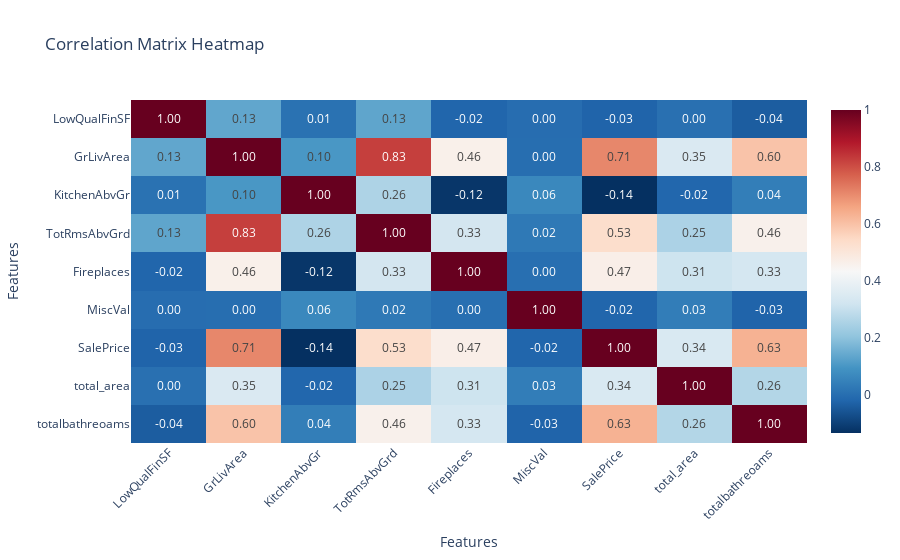

Notebook cell for this chart:
### Code cell
# the correlation matrix
corr_matrix = numerical_v2.corr(numeric_only=True)
# Convert it to long format for Plotly
corr_long = corr_matrix.reset_index().melt(id_vars='index')
corr_long.columns = ['Feature1', 'Feature2', 'Correlation']
# Create Plotly heatmap
fig = px.imshow(
    corr_matrix,
    text_auto='.2f',
    color_continuous_scale='RdBu_r',
    title='Correlation Matrix Heatmap',
    aspect='auto'
)

fig.update_layout(
    xaxis_title='Features',
    yaxis_title='Features',
    xaxis_tickangle=-45
)
fig.show()

### Figure 1 — Plotly figure (JSON) as saved in the notebook; plotly's stock layout.template omitted (floating-point values rounded to 4 significant figures)
{"data": [{"coloraxis": "coloraxis", "hovertemplate": "x: %{x}<br>y: %{y}<br>color: %{z}<extra></extra>", "name": "0", "texttemplate": "%{z:.2f}", "type": "heatmap", "x": ["LowQualFinSF", "GrLivArea", "KitchenAbvGr", "TotRmsAbvGrd", "Fireplaces", "MiscVal", "SalePrice", "total_area", "totalbathreoams"], "xaxis": "x", "y": ["LowQualFinSF", "GrLivArea", "KitchenAbvGr", "TotRmsAbvGrd", "Fireplaces", "MiscVal", "SalePrice", "total_area", "totalbathreoams"], "yaxis": "y", "z": [[1.0, 0.1347, 0.007522, 0.1312, -0.02127, -0.003793, -0.02561, 0.003444, -0.0412], [0.1347, 1.0, 0.1001, 0.8255, 0.4617, -0.002416, 0.7086, 0.3457, 0.5952], [0.007522, 0.1001, 1.0, 0.256, -0.1239, 0.06234, -0.1359, -0.01858, 0.03833], [0.1312, 0.8255, 0.256, 1.0, 0.3261, 0.02476, 0.5337, 0.2526, 0.4603], [-0.02127, 0.4617, -0.1239, 0.3261, 1.0, 0.001409, 0.4669, 0.3134, 0.3317], [-0.003793, -0.002416, 0.06234, 0.02476, 0.001409, 1.0, -0.02119, 0.03459, -0.02596], [-0.02561, 0.7086, -0.1359, 0.5337, 0.4669, -0.02119, 1.0, 0.3435, 0.6317], [0.003444, 0.3457, -0.01858, 0.2526, 0.3134, 0.03459, 0.3435, 1.0, 0.2648], [-0.0412, 0.5952, 0.03833, 0.4603, 0.3317, -0.02596, 0.6317, 0.2648, 1.0]]}], "layout": {"coloraxis": {"colorscale": [[0, "rgb(5,48,97)"], [0.1, "rgb(33,102,172)"], [0.2, "rgb(67,147,195)"], [0.3, "rgb(146,197,222)"], [0.4, "rgb(209,229,240)"], [0.5, "rgb(247,247,247)"], [0.6, "rgb(253,219,199)"], [0.7, "rgb(244,165,130)"], [0.8, "rgb(214,96,77)"], [0.9, "rgb(178,24,43)"], [1, "rgb(103,0,31)"]]}, "title": {"text": "Correlation Matrix Heatmap"}, "xaxis": {"anchor": "y", "domain": [0, 1], "tickangle": -45, "title": {"text": "Features"}}, "yaxis": {"anchor": "x", "autorange": "reversed", "domain": [0, 1], "title": {"text": "Features"}}}}
